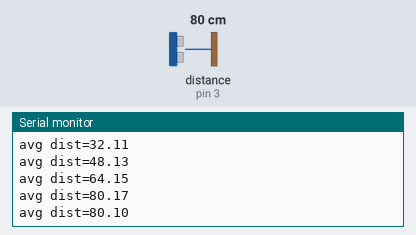
Simulated run of this sketch. Board: Arduino Uno, built with avr-gcc and run on an emulated ATmega328P. Parts: the last lines printed to the serial monitor. Wiring (inferred from the names in the program): ultrasonic range finder: trigger pin 2; echo pin 3. The inputs (shaded band) are chosen by the test bench; at power-on: distance to the obstacle (sensor on pin 3) 80 cm. The echo pulse lasts 58.3 µs per cm.

Above: at 1.2 s.
1.3 s: distance to the obstacle (sensor on pin 3) set to 120 cm
At 3.11 s:
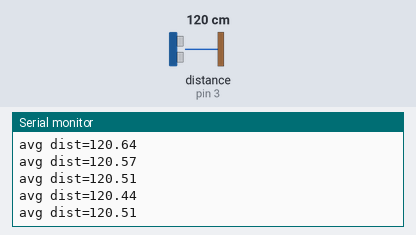
4.3 s: distance to the obstacle (sensor on pin 3) set to 250 cm
At 6.55 s:
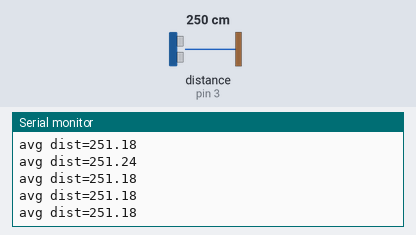
Timing chart, 0 to 8.1 s (numbered marks = the images above; inputs shaded):
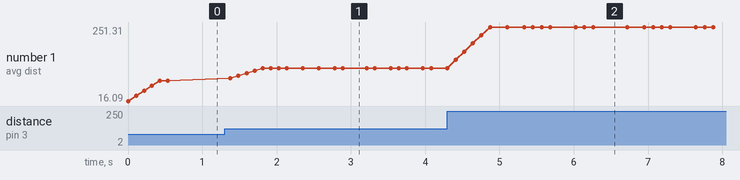

Measured:
- after the input at 1.3 s, the serial monitor: prints a new line after 0.08 s (image 1)
- after the input at 4.3 s, the serial monitor: prints a new line after 0.11 s (image 2)
- plotted number 1: 80.1 → 120.51 after the input at 1.3 s, 120.51 → 251.11 after the input at 4.3 s

The sketch:

DistanceBasics.ino
```cpp
const int trigPin = 2;
const int echoPin = 3;

int arraysize = 5;
float a[5] = {0.,0.,0.,0.,0.};

float oldavg;

void setup() {
  Serial.begin(9600);
  pinMode(trigPin,OUTPUT);
  pinMode(echoPin,INPUT);
  oldavg = 0;
}

void loop()
{
  float cm = measureDistance();

  //Статистическая рутина
  for (int i=0; i<arraysize-1;i++)
  {
    a[i] = a[i+1];
  }
  a[arraysize-1]=cm;

  //сумма последних измерений
  float sum = 0;
  for (int i =0; i<arraysize;i++)
  {
    sum+=a[i];
  }

  //среднее, чтобы много не флудить
  float avg = sum/arraysize;

  if (oldavg != avg)
  {
    oldavg = avg;
    Serial.print("avg dist="); Serial.println(avg);
  }

  delay(100);
}

//Магическая кастомная функция отправки сигнала,
//его приёма и измерения расстояния в сантиметрах
float measureDistance()
{
  float duration;

  digitalWrite(trigPin, LOW);
  delayMicroseconds(2);
  digitalWrite(trigPin, HIGH);
  delayMicroseconds(10);
  digitalWrite(trigPin, LOW);

  duration = pulseIn(echoPin, HIGH);
  return duration / 29 / 2;
}
```
